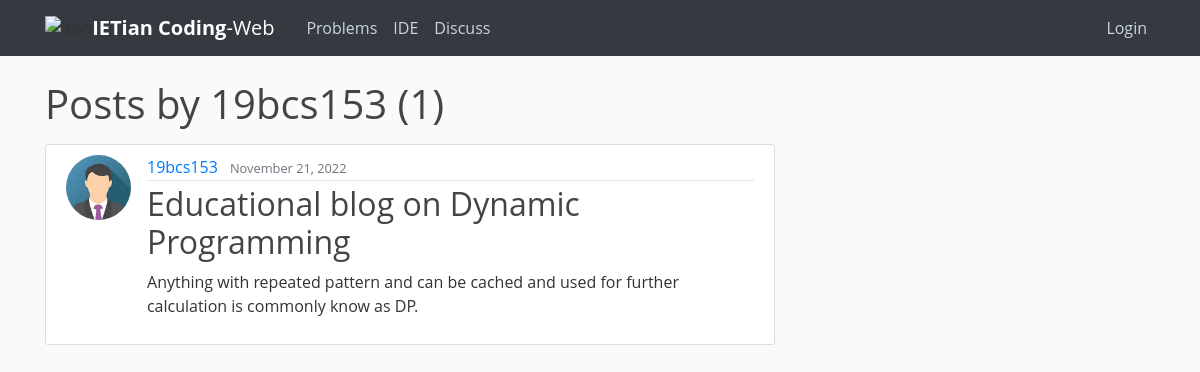
Screenshot of /discuss/user/19bcs153/ with the database file from the repository.
### blog/models.py (models this page shows, shortened)
class Post(models.Model):
    title = models.CharField(max_length=100)
    content = FroalaField(theme='gray')
    date_posted = models.DateTimeField(default=timezone.now)
    author = models.ForeignKey(User, on_delete=models.CASCADE)

### users/models.py (models this page shows, shortened)
class Profile(models.Model):
    user = models.OneToOneField(User,on_delete=models.CASCADE)
    image = models.ImageField(default='default.jpg',upload_to='profile_pics')
    institution = models.CharField(max_length=100,default="IET")
    bio = models.TextField(default="...")
    rating=models.IntegerField(default=0)
    hrating=models.IntegerField(default=0)
    star=models.IntegerField(default=1)
    ac_solution=models.IntegerField(default=0)
    wa_solution=models.IntegerField(default=0)
    tle_solution=models.IntegerField(default=0)
    ce_solution=models.IntegerField(default=0)
    re_solution=models.IntegerField(default=0)

### blog/views.py (the view)
# urls.py: path('user/<str:username>/', UserPostListView.as_view(), name='user-posts'),
class UserPostListView(ListView):
    model=Post
    template_name = 'blog/user_posts.html' # <app>/<model>_<viewtype>.html
    context_object_name = 'posts'
    paginate_by = 5
    def get_queryset(self):
        user = get_object_or_404(User,username=self.kwargs.get('username'))
        return Post.objects.filter(author=user).order_by('-date_posted')

### blog/templates/blog/user_posts.html (shortened to what this page needs)
{% extends "blog/base.html" %}
{% block content %}
<link href="/static/froala_editor/css/froala_style.min.css" type="text/css" media="all" rel="stylesheet">
<h1 class ="mb-3">
    Posts by {{ view.kwargs.username}} ({{page_obj.paginator.count}})
</h1>
    {% for post in posts %}
    <article class="media content-section">
        <img class="rounded-circle article-img" src="{{ post.author.profile.image.url }}">
        <div class="media-body">
          <div class="article-metadata">
            <a class="mr-2 " href="{% url 'user-posts' post.author.username %}">{{ post.author }}</a>
            <small class="text-muted">{{ post.date_posted|date:"F d, Y"}}</small>
          </div>
          <h2><a class="article-title" href="{% url 'post-detail' post.id %}">{{ post.title }}</a></h2>
          <div class="fr-view">
          {{ post.content|safe }}
      </article>
    {% endfor %}
{% endblock content %}

### blog/static/blog/main.css (style rules this page uses)
body { background: #fafafa; color: #333333; margin-top: 5rem; }
h1, h2, h3, h4, h5, h6 { color: #444444; }
.content-section { background: #ffffff; padding: 10px 20px; border: 1px solid #dddddd; border-radius: 3px; margin-bottom: 20px; }
.article-title { color: #444444; }
.article-img { height: 65px; width: 65px; margin-right: 16px; }
.article-metadata { padding-bottom: 1px; margin-bottom: 4px; border-bottom: 1px solid #e3e3e3 }

### blog/templates/blog/base.html (style rules this page uses)
body { font-family: 'Open Sans', arial, sans-serif; }

### rows the page displays
Post: author.profile.image (placeholder picture), author "19bcs153", date_posted "November 21, 2022", title "Educational blog on Dynamic Programming", content "Anything with repeated pattern and can be cached and used for further calculation is commonly know as DP."

### other values shown
{{ view.kwargs.username }} "19bcs153"
{{ page_obj.paginator.count }} "1"
